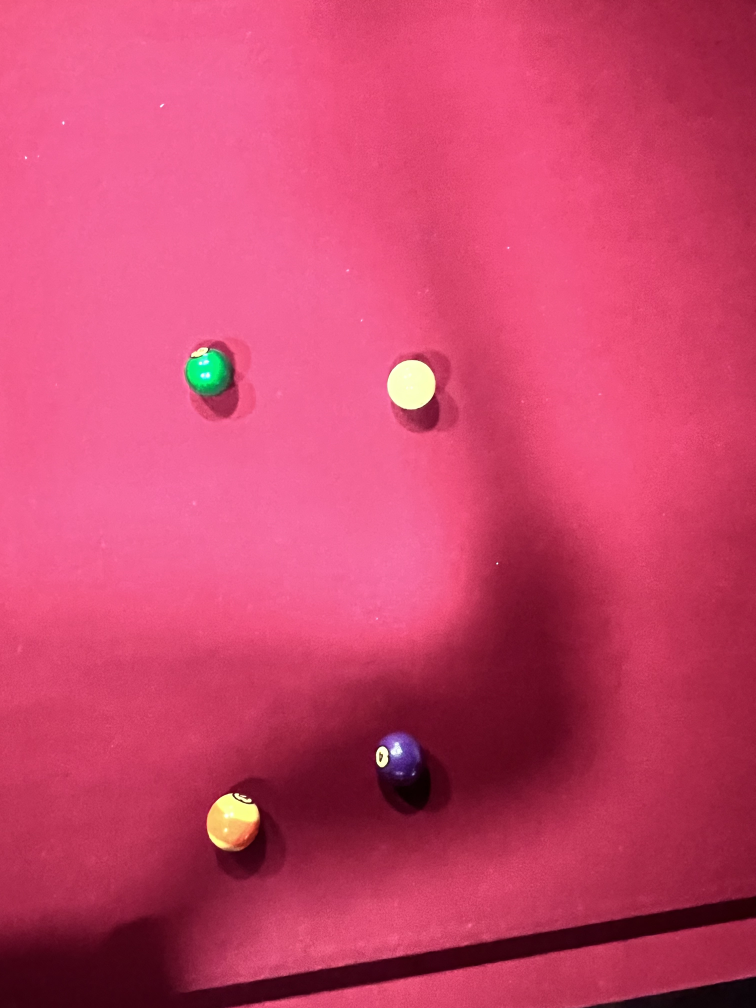
#> input picture ball_images/ball_1.jpg, 3024 x 4032 px (shown at 1/4 size)
$ python -i pool_isolate.py   (imports and definitions only)
#> lines starting #> are read from the running program, lines starting #| are printed output that depends on the picture; after the words box and inside, x2 and y2 are one past the last pixel; in counts of white or black regions, pixels touching at a corner belong together
#> further down, picture is the input picture: shape (4032, 3024, 3); mean B, G, R 106.2, 67.3, 203.7

import cv2
import time
import numpy as np

def nothing(x):
     pass


# [14 lines left out: function get_mask, not called in this run]

img_path = "ball_images/ball_7.jpg"


"""
cap = cv2.VideoCapture(0)
cap.set(cv2.CAP_PROP_FRAME_WIDTH, 700)
cap.set(cv2.CAP_PROP_FRAME_HEIGHT, 800)
"""
def mask_better(img):

    h, w = img.shape[:2]

    lab = cv2.cvtColor(img, cv2.COLOR_BGR2LAB).astype(np.float32)
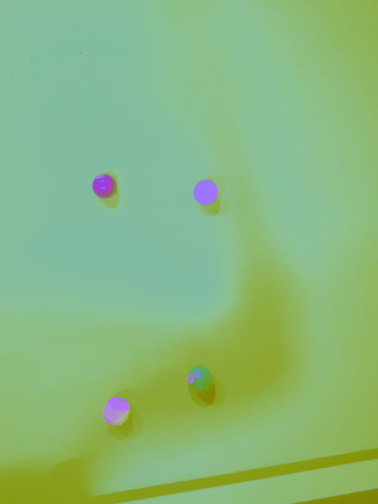
#> lab: shape (4032, 3024, 3) float32 (shown at 1/8 size); mean B, G, R 124.9, 158.6, 129.4
    h, w = img.shape[:2]
    features = lab.reshape((-1, 3))               # shape = (h*w, 3)

    # 2) (Optional) Emphasize chroma vs lightness:
    #    This makes a/b differences count more than L differences,
    #    so dark reds and bright reds stay together.
    features[:,1] *= 5.0    # boost 'a' channel
    features[:,2] *= 2.0   # boost 'b' channel

    # 3) Run k-means with K=3 so we get:
    #      • one cluster for background (greens, cloth variations, etc.)
    #      • one for bright red felt
    #      • one for darker red shadows
    criteria = (cv2.TERM_CRITERIA_EPS | cv2.TERM_CRITERIA_MAX_ITER, 10, 0.5)
    _, labels, centers = cv2.kmeans(
        features,
        K=3,
        bestLabels=None,
        criteria=criteria,
        attempts=3,
        flags=cv2.KMEANS_PP_CENTERS
    )
#> centers = [[155.3, 981.3, 258.7], [121.6, 979.4, 264.8], [61.32, 807.2, 277]]

    # 4) Reshape labels back to 2D
    labels2d = labels.reshape(h, w)
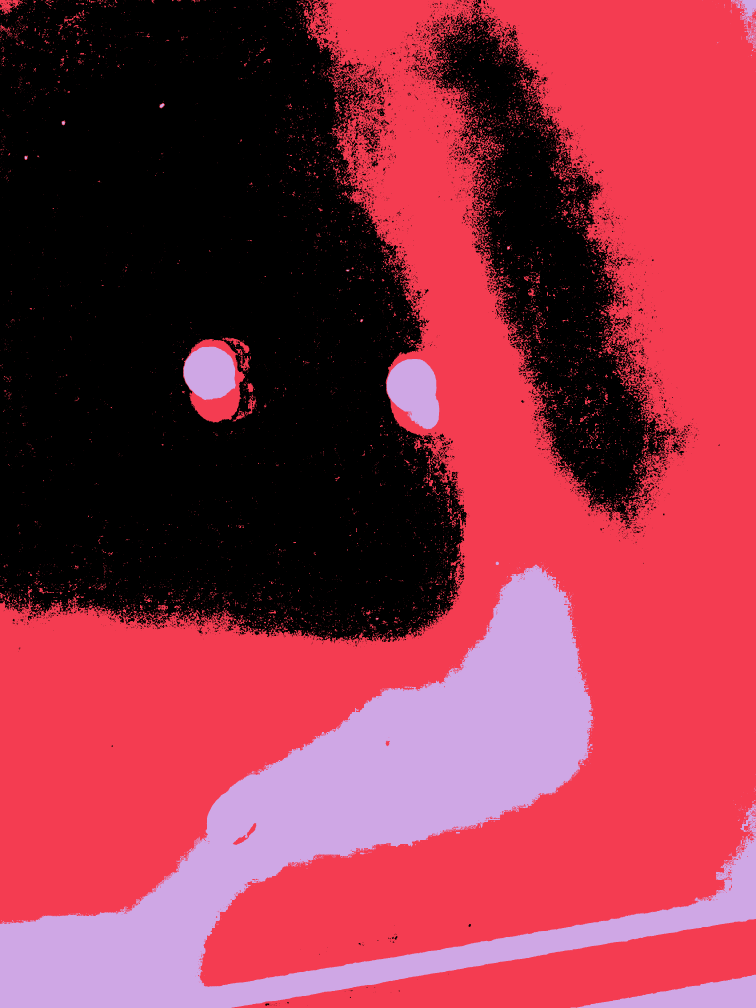
#> labels2d: shape (4032, 3024) int32 (shown at 1/4 size); 3 distinct labels, from 0 to 2; one colour per label, 0 black

    # 5) Figure out which two clusters are “reddest”
    #    (by looking at the 'a' coordinate of each center)
    a_vals = centers[:,1]
#> a_vals = [981.3, 979.4, 807.2]
    # sort cluster indices by how red they are
    red_order = np.argsort(a_vals)
#> red_order = [2, 1, 0]
    bright_red   = red_order[-1]
#> bright_red = 0
    shadow_red   = red_order[-2]
#> shadow_red = 1

    # 6) Build an exclusion mask of both red clusters,
    #    then invert to keep everything else
    exclude = ((labels2d == bright_red) | (labels2d == shadow_red)).astype('uint8') * 255
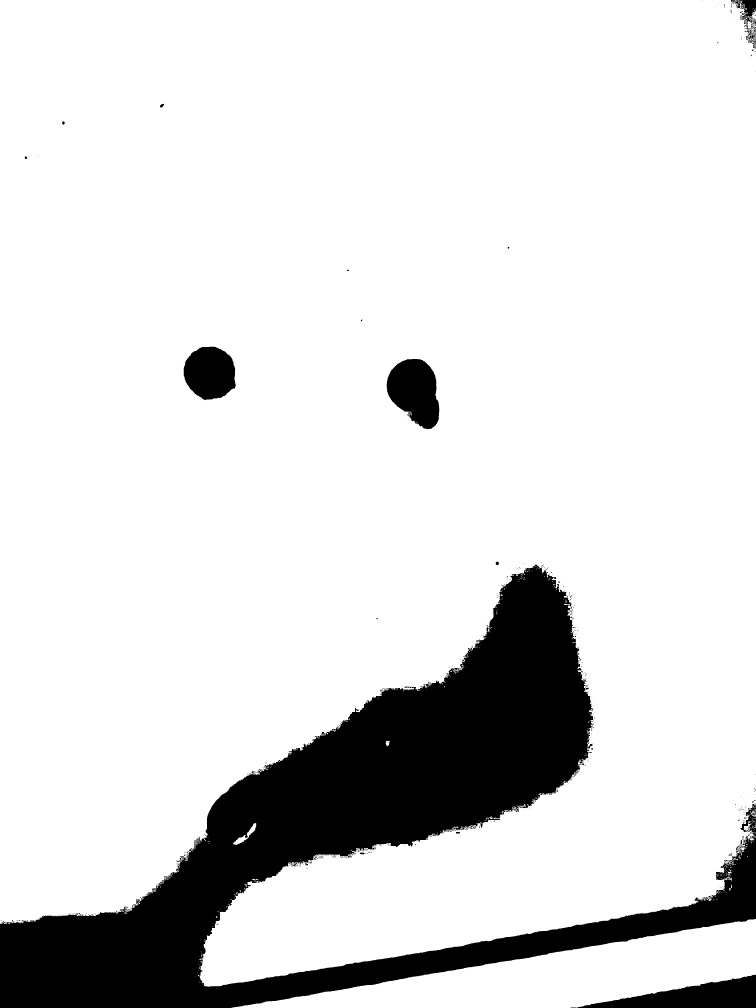
#> exclude: shape (4032, 3024) (shown at 1/4 size); 86.4% white; 1085 black regions (1031 under 20 px), largest, box (x1, y1, x2, y2) and area: (0, 2258, 3024, 4032) 1520759, (2306, 3899, 3024, 4032) 48851, (1547, 1436, 1757, 1717) 41876
    keep    = cv2.bitwise_not(exclude)

    # 7) (Optional) clean small speckles
    kernel = cv2.getStructuringElement(cv2.MORPH_ELLIPSE, (5,5))
    keep    = cv2.morphologyEx(keep, cv2.MORPH_OPEN, kernel, iterations=1)
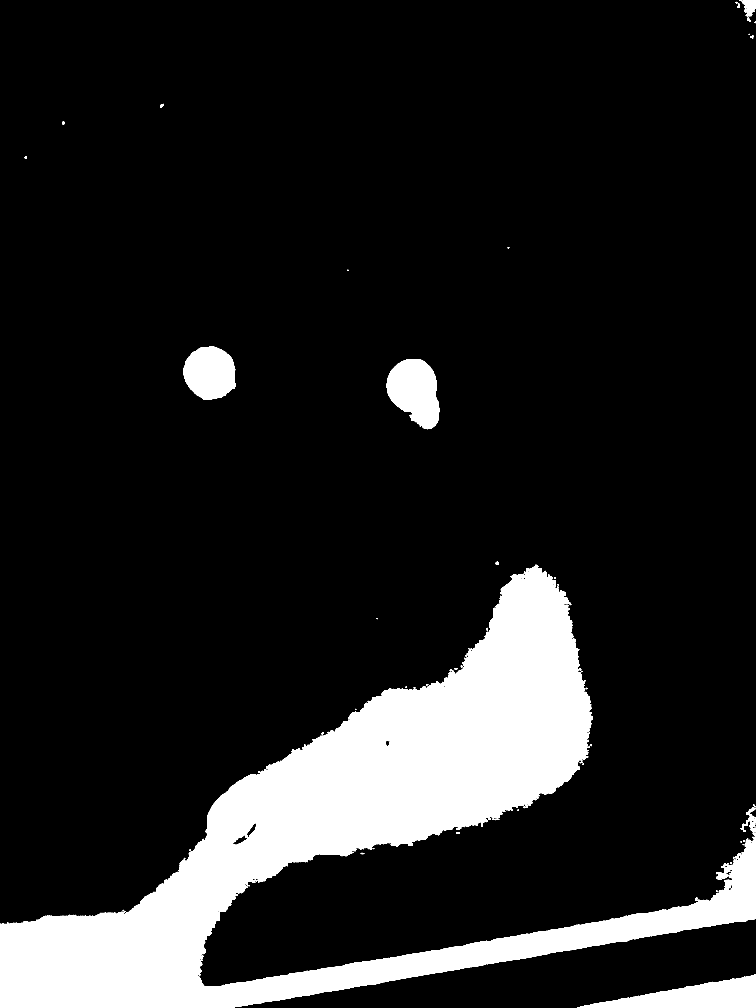
#> keep: shape (4032, 3024) (shown at 1/4 size); 13.4% white; 69 white regions (16 under 20 px), largest, box (x1, y1, x2, y2) and area: (0, 2259, 3024, 4032) 1503038, (2308, 3899, 3024, 4032) 48795, (1547, 1436, 1757, 1717) 41619

    # 8) Apply to your image
    resultz  = cv2.bitwise_and(img, img, mask=keep)
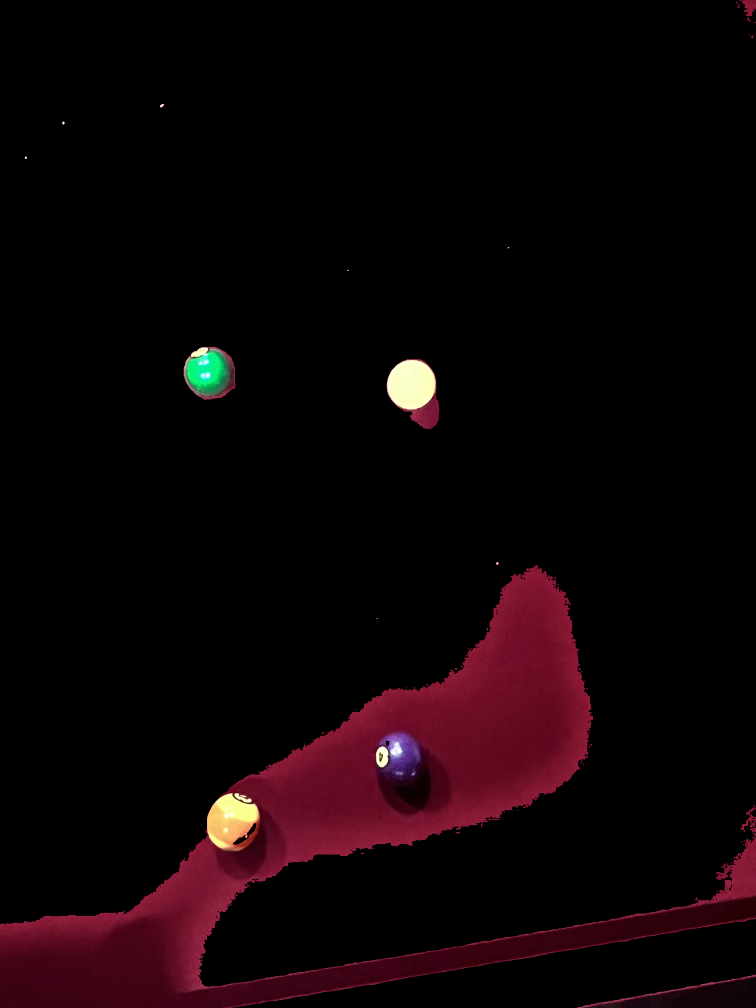
#> resultz: shape (4032, 3024, 3) (shown at 1/4 size); mean B, G, R 5.9, 3.6, 13.8

    return resultz

#blurred = cv2.GaussianBlur(img, (9, 9), 2)
#hsv = cv2.cvtColor(blurred, cv2.COLOR_BGR2HSV)     #good values to adjust to is lh = 0 ls = 0 lv = 0 uh = 171 us = 255 uv = 255


"""
while True:

    _,img = cap.read()
    #img = cv2.resize(img, (700, 800))
    h, w = img.shape[:2]

    lab = cv2.cvtColor(img, cv2.COLOR_BGR2LAB).astype(np.float32)
    h, w = img.shape[:2]
    features = lab.reshape((-1, 3))               # shape = (h*w, 3)

    # 2) (Optional) Emphasize chroma vs lightness:
    #    This makes a/b differences count more than L differences,
    #    so dark reds and bright reds stay together.
    features[:,1] *= 2.0    # boost 'a' channel
    features[:,2] *= 2.0    # boost 'b' channel

    # 3) Run k-means with K=3 so we get:
    #      • one cluster for background (greens, cloth variations, etc.)
    #      • one for bright red felt
    #      • one for darker red shadows
    criteria = (cv2.TERM_CRITERIA_EPS | cv2.TERM_CRITERIA_MAX_ITER, 10, 0.5)
    _, labels, centers = cv2.kmeans(
        features,
        K=3,
        bestLabels=None,
        criteria=criteria,
        attempts=3,
        flags=cv2.KMEANS_PP_CENTERS
    )

    # 4) Reshape labels back to 2D
    labels2d = labels.reshape(h, w)

    # 5) Figure out which two clusters are “reddest”
    #    (by looking at the 'a' coordinate of each center)
    a_vals = centers[:,1]
    # sort cluster indices by how red they are
    red_order = np.argsort(a_vals)
    bright_red   = red_order[-1]
    shadow_red   = red_order[-2]

    # 6) Build an exclusion mask of both red clusters,
    #    then invert to keep everything else
    exclude = ((labels2d == bright_red) | (labels2d == shadow_red)).astype('uint8') * 255
    keep    = cv2.bitwise_not(exclude)

    # 7) (Optional) clean small speckles
    kernel = cv2.getStructuringElement(cv2.MORPH_ELLIPSE, (5,5))
    keep    = cv2.morphologyEx(keep, cv2.MORPH_OPEN, kernel, iterations=1)

    # 8) Apply to your image
    resultz  = cv2.bitwise_and(img, img, mask=keep)


    # Show original and result
    cv2.imshow("ball_mask", resultz)
    cv2.imshow("Mask", img)


    key = cv2.waitKey(1) & 0xFF
    if key == ord('q'):  # ESC to break
        break

cv2.destroyAllWindows()
"""

>>> import cv2
>>> picture = cv2.imread('ball_images/ball_1.jpg')
>>> result = mask_better(picture)

$ run again, on ball_images/ball_11.jpg
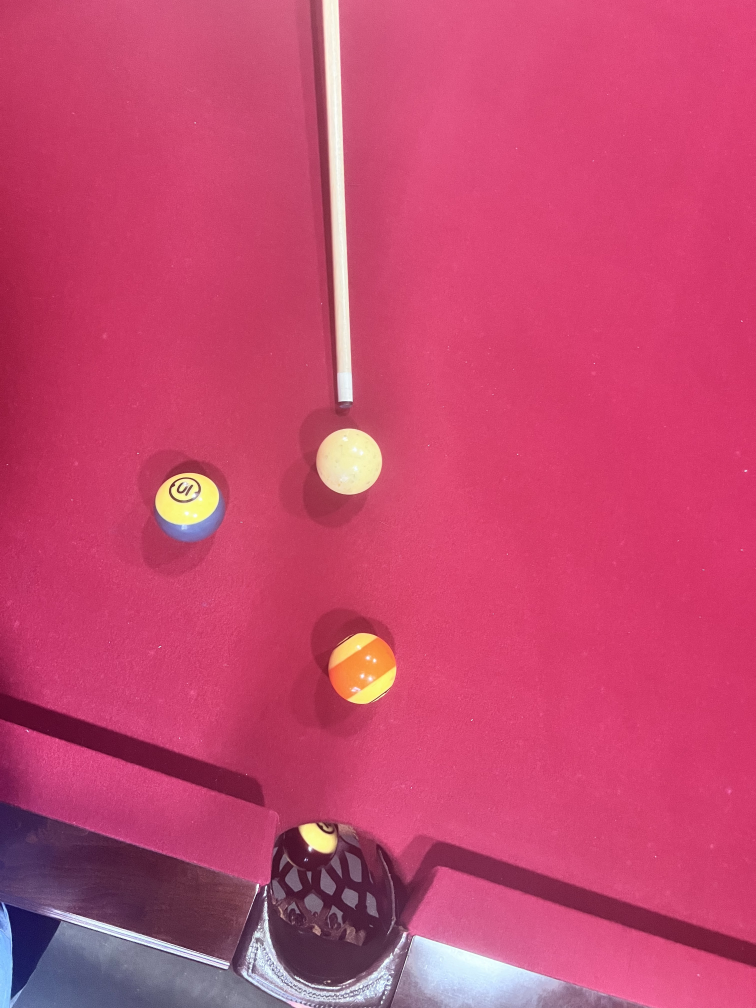
#> input picture ball_images/ball_11.jpg, 3024 x 4032 px (shown at 1/4 size)
#> picture is the input picture: shape (4032, 3024, 3); mean B, G, R 111.2, 70.9, 198.6
#> centers = [[172.9, 666.1, 249.3], [129, 996.2, 258.6], [107.2, 873.3, 266.7]]
#> in mask_better, `labels2d = labels.reshape(h, w)`:
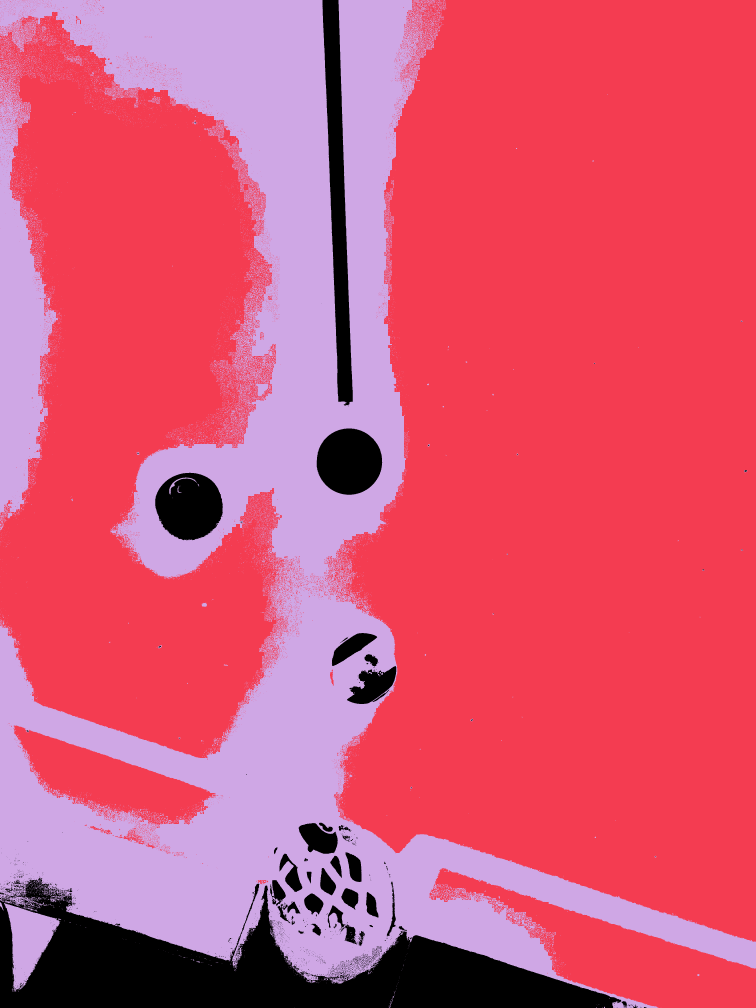
#> labels2d: shape (4032, 3024) int32 (shown at 1/4 size); 3 distinct labels, from 0 to 2; one colour per label, 0 black
#> a_vals = [666.1, 996.2, 873.3]
#> red_order = [0, 2, 1]
#> bright_red = 1
#> shadow_red = 2
#> exclude: shape (4032, 3024); 93% white; 1955 black regions (1853 under 20 px), largest, box (x1, y1, x2, y2) and area: (0, 3506, 2486, 4032) 558200, (1290, 0, 1411, 1623) 94642, (621, 1891, 891, 2161) 55877
#> in mask_better, `resultz  = cv2.bitwise_and(img, img, mask=keep)`:
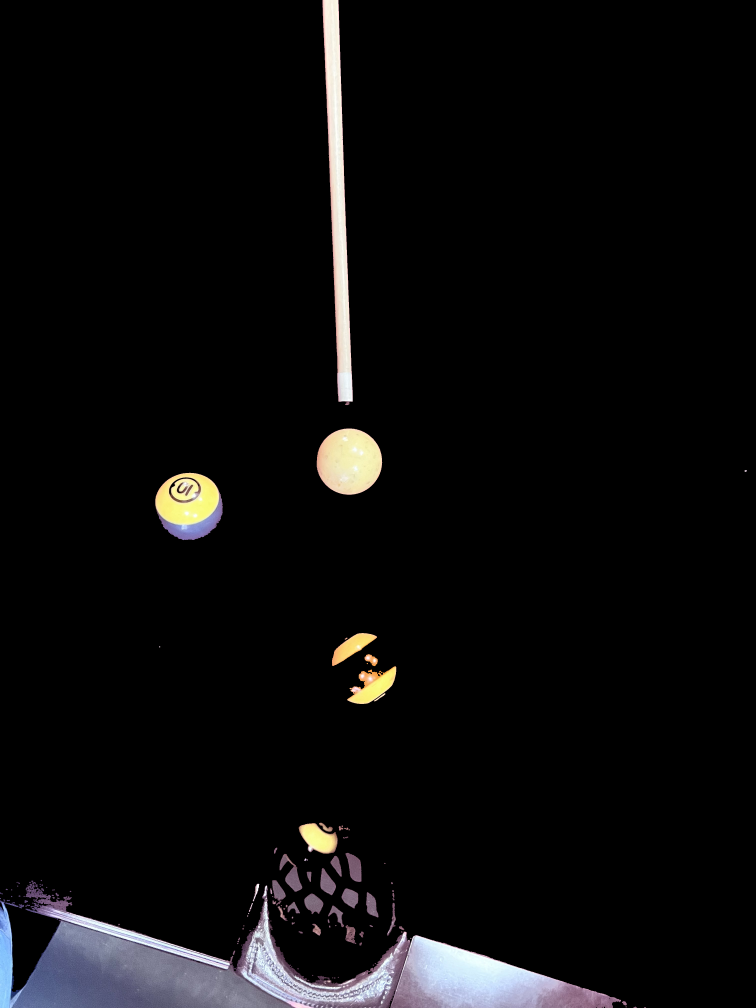
#> resultz: shape (4032, 3024, 3) (shown at 1/4 size); mean B, G, R 11.9, 11.4, 11.8
